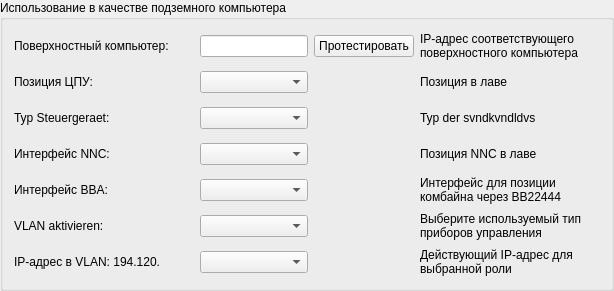
             <widget class="QGroupBox" name="groupBox_10">
              <property name="title">
               <string>Использование в качестве подземного компьютера</string>
              </property>
              <property name="flat">
               <bool>true</bool>
              </property>
              <layout class="QGridLayout" name="gridLayout_10">
               <item row="0" column="0">
                <layout class="QGridLayout" name="gridLayout_9">
                 <item row="0" column="0">
                  <widget class="QLabel" name="label_53">
                   <property name="minimumSize">
                    <size>
                     <width>180</width>
                     <height>0</height>
                    </size>
                   </property>
                   <property name="text">
                    <string>Поверхностный компьютер:</string>
                   </property>
                  </widget>
                 </item>
                 <item row="0" column="1">
                  <widget class="QLineEdit" name="lineEdit_12">
                   <property name="minimumSize">
                    <size>
                     <width>80</width>
                     <height>0</height>
                    </size>
                   </property>
                   <property name="maximumSize">
                    <size>
                     <width>204</width>
                     <height>16777215</height>
                    </size>
                   </property>
                  </widget>
                 </item>
                 <item row="0" column="2">
                  <widget class="QPushButton" name="pushButton_48">
                   <property name="minimumSize">
                    <size>
                     <width>100</width>
                     <height>0</height>
                    </size>
                   </property>
                   <property name="text">
                    <string>Протестировать</string>
                   </property>
                  </widget>
                 </item>
                 <item row="0" column="3">
                  <widget class="QLabel" name="label_54">
                   <property name="minimumSize">
                    <size>
                     <width>180</width>
                     <height>30</height>
                    </size>
                   </property>
                   <property name="text">
                    <string>IP-адрес соответствующего поверхностного компьютера</string>
                   </property>
                   <property name="wordWrap">
                    <bool>true</bool>
                   </property>
                  </widget>
                 </item>
                 <item row="1" column="0">
                  <widget class="QLabel" name="label_55">
                   <property name="minimumSize">
                    <size>
                     <width>180</width>
                     <height>0</height>
                    </size>
                   </property>
                   <property name="text">
                    <string>Позиция ЦПУ:</string>
                   </property>
                  </widget>
                 </item>
                 <item row="1" column="3">
                  <widget class="QLabel" name="label_56">
                   <property name="minimumSize">
                    <size>
                     <width>180</width>
                     <height>30</height>
                    </size>
                   </property>
                   <property name="text">
                    <string>Позиция в лаве</string>
                   </property>
                   <property name="wordWrap">
                    <bool>true</bool>
                   </property>
                  </widget>
                 </item>
                 <item row="2" column="0">
                  <widget class="QLabel" name="label_65">
                   <property name="minimumSize">
                    <size>
                     <width>180</width>
                     <height>0</height>
                    </size>
                   </property>
                   <property name="text">
                    <string>Typ Steuergeraet:</string>
                   </property>
                  </widget>
                 </item>
                 <item row="2" column="3">
                  <widget class="QLabel" name="label_66">
                   <property name="minimumSize">
                    <size>
                     <width>180</width>
                     <height>30</height>
                    </size>
                   </property>
                   <property name="text">
                    <string>Typ der svndkvndldvs</string>
                   </property>
                   <property name="wordWrap">
                    <bool>true</bool>
                   </property>
                  </widget>
                 </item>
                 <item row="3" column="0">
                  <widget class="QLabel" name="label_67">
                   <property name="minimumSize">
                    <size>
                     <width>180</width>
                     <height>0</height>
                    </size>
                   </property>
                   <property name="text">
                    <string>Интерфейс NNC:</string>
                   </property>
                  </widget>
                 </item>
                 <item row="3" column="3">
                  <widget class="QLabel" name="label_68">
                   <property name="minimumSize">
                    <size>
                     <width>180</width>
                     <height>30</height>
                    </size>
                   </property>
                   <property name="text">
                    <string>Позиция NNC в лаве </string>
                   </property>
                   <property name="wordWrap">
                    <bool>true</bool>
                   </property>
                  </widget>
                 </item>
                 <item row="4" column="0">
                  <widget class="QLabel" name="label_69">
                   <property name="minimumSize">
                    <size>
                     <width>180</width>
                     <height>0</height>
                    </size>
                   </property>
                   <property name="text">
                    <string>Интерфейс BBA:</string>
                   </property>
                  </widget>
                 </item>
                 <item row="4" column="3">
                  <widget class="QLabel" name="label_70">
                   <property name="minimumSize">
                    <size>
                     <width>180</width>
                     <height>30</height>
                    </size>
                   </property>
                   <property name="text">
                    <string>Интерфейс для позиции комбайна через BB22444</string>
                   </property>
                   <property name="wordWrap">
                    <bool>true</bool>
                   </property>
                  </widget>
                 </item>
                 <item row="5" column="0">
                  <widget class="QLabel" name="label_71">
                   <property name="minimumSize">
                    <size>
                     <width>180</width>
                     <height>0</height>
                    </size>
                   </property>
                   <property name="text">
                    <string>VLAN aktivieren:</string>
                   </property>
                  </widget>
                 </item>
                 <item row="5" column="3">
                  <widget class="QLabel" name="label_72">
                   <property name="minimumSize">
                    <size>
                     <width>180</width>
                     <height>30</height>
                    </size>
                   </property>
                   <property name="text">
                    <string>Выберите используемый тип приборов управления</string>
                   </property>
                   <property name="wordWrap">
                    <bool>true</bool>
                   </property>
                  </widget>
                 </item>
                 <item row="6" column="0">
                  <widget class="QLabel" name="label_73">
                   <property name="minimumSize">
                    <size>
                     <width>180</width>
                     <height>0</height>
                    </size>
                   </property>
                   <property name="text">
                    <string>IP-адрес в VLAN: 194.120.</string>
                   </property>
                  </widget>
                 </item>
                 <item row="6" column="3">
                  <widget class="QLabel" name="label_74">
                   <property name="minimumSize">
                    <size>
                     <width>180</width>
                     <height>30</height>
                    </size>
                   </property>
                   <property name="text">
                    <string>Действующий IP-адрес для выбранной роли</string>
                   </property>
                   <property name="wordWrap">
                    <bool>true</bool>
                   </property>
                  </widget>
                 </item>
                 <item row="1" column="1">
                  <widget class="QComboBox" name="comboBox_29">
                   <property name="maximumSize">
                    <size>
                     <width>204</width>
                     <height>16777215</height>
                    </size>
                   </property>
                  </widget>
                 </item>
                 <item row="2" column="1">
                  <widget class="QComboBox" name="comboBox_30">
                   <property name="maximumSize">
                    <size>
                     <width>204</width>
                     <height>16777215</height>
                    </size>
                   </property>
                  </widget>
                 </item>
                 <item row="3" column="1">
                  <widget class="QComboBox" name="comboBox_31">
                   <property name="maximumSize">
                    <size>
                     <width>204</width>
                     <height>16777215</height>
                    </size>
                   </property>
                  </widget>
                 </item>
                 <item row="4" column="1">
                  <widget class="QComboBox" name="comboBox_33">
                   <property name="maximumSize">
                    <size>
                     <width>204</width>
                     <height>16777215</height>
                    </size>
                   </property>
                  </widget>
                 </item>
                 <item row="5" column="1">
                  <widget class="QComboBox" name="comboBox_34">
                   <property name="maximumSize">
                    <size>
                     <width>204</width>
                     <height>16777215</height>
                    </size>
                   </property>
                  </widget>
                 </item>
                 <item row="6" column="1">
                  <widget class="QComboBox" name="comboBox_35">
                   <property name="maximumSize">
                    <size>
                     <width>204</width>
                     <height>16777215</height>
                    </size>
                   </property>
                  </widget>
                 </item>
                </layout>
               </item>
              </layout>
             </widget>
